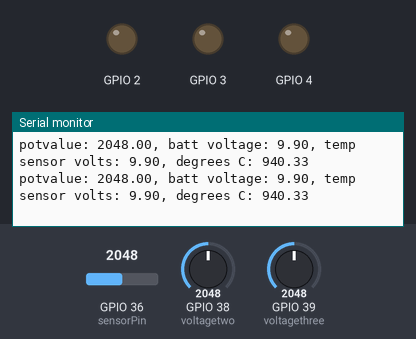
A sketch run on a simulated ESP32. On the bench: output pins drawn as LEDs (lit = HIGH), the last lines printed to the serial monitor. The inputs (shaded band) are chosen by the test bench; at power-on: GPIO 36 (sensorPin) = 2048, GPIO 38 (voltagetwo) = 2048, GPIO 39 (voltagethree) = 2048.

Above: at 1.2 s.
1.3 s: GPIO 36 (sensorPin) set to 2097
At 1.38 s:
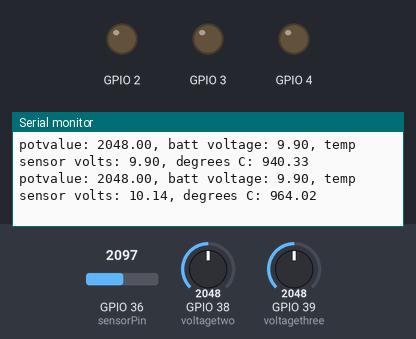
4.3 s: GPIO 38 (voltagetwo) set to 2110
At 4.36 s:
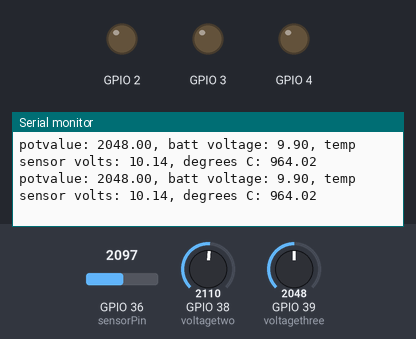
7.3 s: GPIO 39 (voltagethree) set to 1028
At 7.36 s:
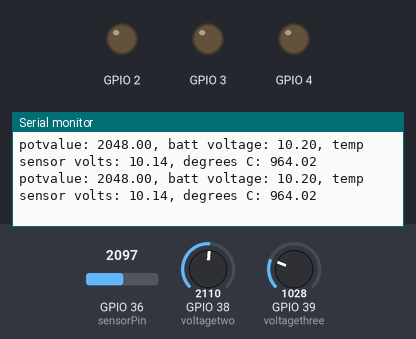
8.8 s: GPIO 39 (voltagethree) set to 936
At 8.87 s:
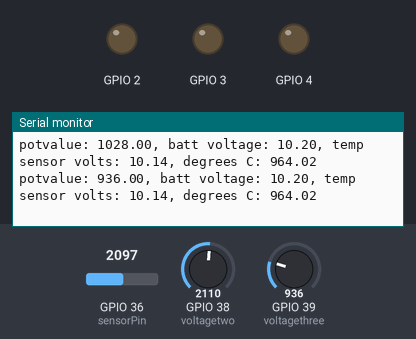
Timing chart, 0 to 11.8 s (numbered marks = the images above; inputs shaded):
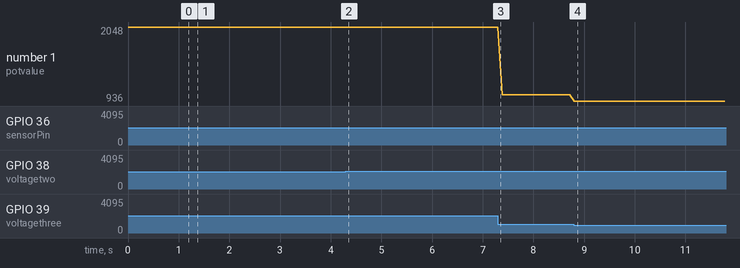

The sketch:

voltage___temperature_crude_logging.ino
```cpp
const int sensorPin = A0;
const int voltagethree = A3;
const int voltagetwo = A2;
const float baselineTemp=22;
void setup() {
  Serial.begin(9600);
  for(int pinNumber = 2; pinNumber<5; pinNumber++){
    pinMode(pinNumber, OUTPUT);
    digitalWrite(pinNumber, LOW);
  }
    // put your setup code here, to run once:
}

void loop() {
  int sensorVal = analogRead(sensorPin);
  //Serial.print("Sensor value: ");
  //Serial.print(sensorVal);
  int voltagereading = analogRead(voltagetwo);
  int potentiometer = analogRead(voltagethree);
  float potvalue = potentiometer;
  float battvolt = (voltagereading/1034.0) * 5.0;
  Serial.print("potvalue: ");
  Serial.print(potvalue);
  Serial.print(", batt voltage: ");
  Serial.print(battvolt);
  // convert the ADC reading to voltage
  float voltage = (sensorVal/1034.0) * 5.0;
  Serial.print(", temp sensor volts: ");
  Serial.print(voltage);
  Serial.print(", degrees C: ");
  //convert the voltage into temperature in degrees
  float temperature = (voltage - .5) * 100;
  Serial.println(temperature);
  //Serial.println(battvolt);
  // put your main code here, to run repeatedly:
delay(1);
}
```

Measured:
- after the input at 1.3 s, the serial monitor: prints a new line at once (image 1)
- after the input at 8.8 s, the serial monitor: prints a new line at once (image 4)
- plotted number 1: 2048 → 1028 after the input at 7.3 s, 1028 → 936 after the input at 8.8 s
